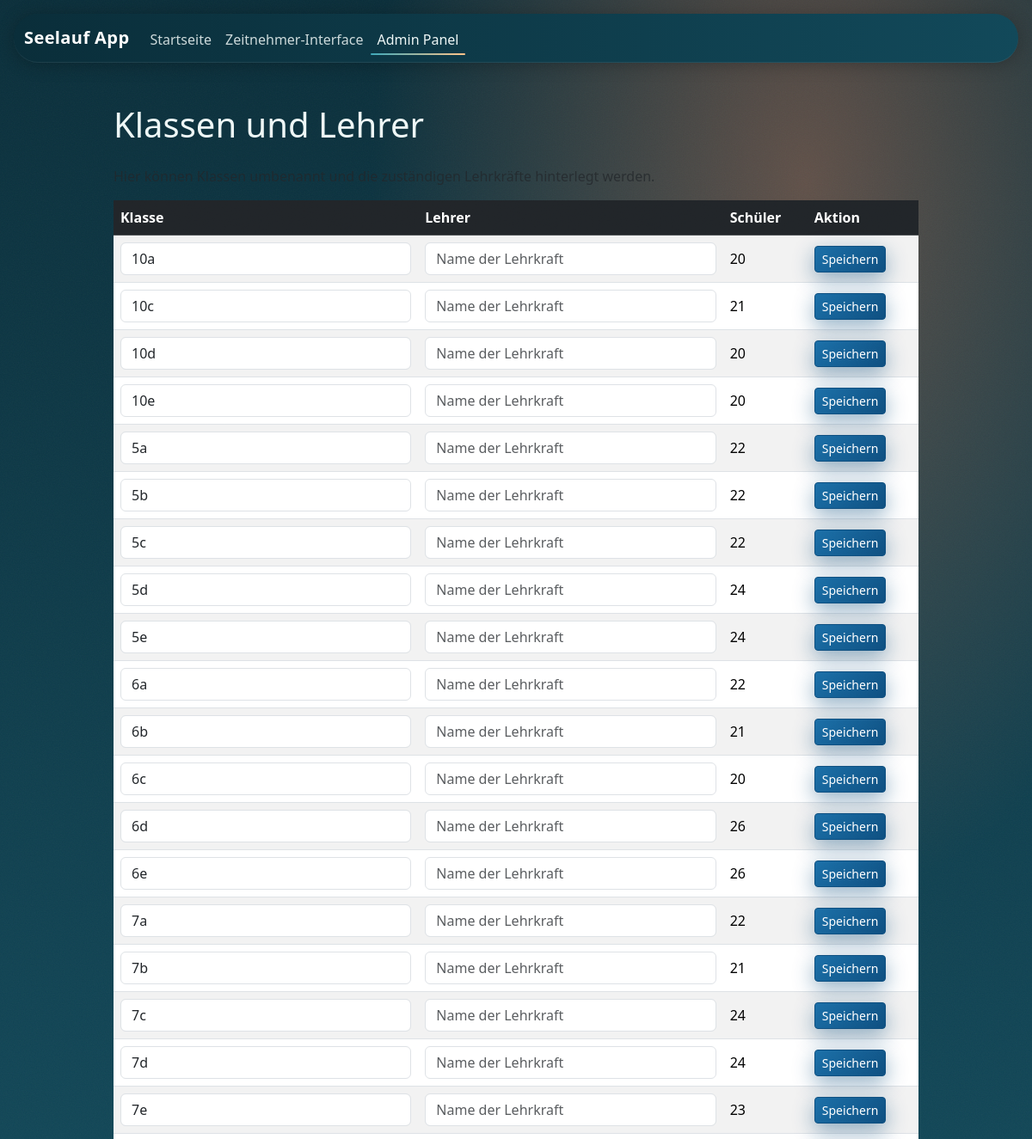
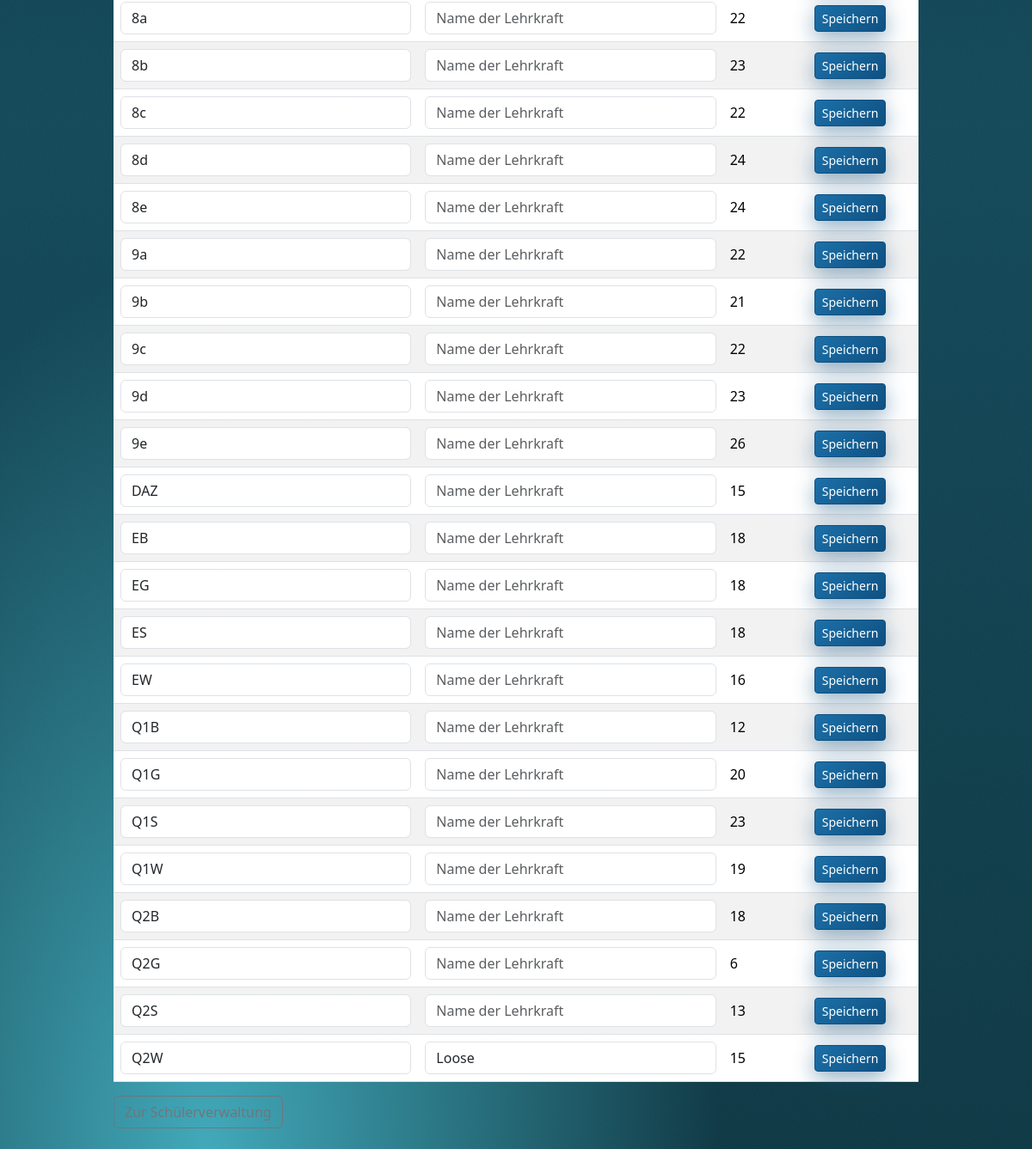
Screenshot of /admin/classes (signed in) with the database file from the repository (2 pictures, top to bottom).
### tables this page shows
CREATE TABLE classes (
                class_group TEXT PRIMARY KEY,
                teacher TEXT NOT NULL DEFAULT ''
            );

### routen/admin.py (the view, shortened to what this page needs)
@admin_bp.route('/classes', methods=['GET', 'POST'])
@login_required
def list_classes():
    return render_template('admin_classes.html', classes=db.get_classes())

### db.py (called while the page is built)
def get_database_path():
    return Path(os.getenv('DATABASE_PATH', DB_PATH)).resolve()

@contextmanager
def get_db_connection():
    db_path = get_database_path()
    db_path.parent.mkdir(parents=True, exist_ok=True)
    conn = sqlite3.connect(str(db_path), timeout=5.0)
    conn.row_factory = sqlite3.Row  # Rückgabe als dict-ähnliche Objekte
    conn.execute('PRAGMA foreign_keys = ON')  # Fremdschlüssel aktivieren
    conn.execute('PRAGMA journal_mode = WAL')  # Write-Ahead Logging für Stabilität
    try:
        yield conn
    except sqlite3.Error:
        conn.rollback()
        raise
    finally:
        conn.close()

def get_classes():
    with get_db_connection() as conn:
        cursor = conn.cursor()
        cursor.execute("""
            SELECT c.class_group, c.teacher, COUNT(s.id) AS student_count
            FROM classes c
            LEFT JOIN students s ON s.class_group = c.class_group
            GROUP BY c.class_group, c.teacher
            ORDER BY c.class_group
        """)
        return [dict(row) for row in cursor.fetchall()]

### routen/admin.py (called while the page is built)
def login_required(f):
    @wraps(f)
    def decorated_function(*args, **kwargs):
        if not session.get('admin_logged_in'):
            flash('Bitte melden Sie sich zuerst an.', 'warning')
            return redirect(url_for('admin.login'))
        return f(*args, **kwargs)
    return decorated_function

### templates/admin_classes.html (shortened to what this page needs)
{% extends "base.html" %}
{% block content %}
<div class="container py-4">
    <h1 class="mb-4">Klassen und Lehrer</h1>
    <p class="text-muted">Hier können Klassen umbenannt und die zuständigen Lehrkräfte hinterlegt werden.</p>
    <div class="table-responsive">
        <table class="table table-striped align-middle">
            <thead class="table-dark">
                <tr>
                    <th>Klasse</th>
                    <th>Lehrer</th>
                    <th>Schüler</th>
                    <th>Aktion</th>
                </tr>
            </thead>
            <tbody>
                {% for item in classes %}
                <tr>
                    {% set form_id = 'class-form-' ~ loop.index %}
                        <td>
                            <form id="{{ form_id }}" method="POST" action="{{ url_for('admin.list_classes') }}">
                                <input type="text" class="form-control" name="class_group" value="{{ item.class_group }}" required>
                            </form>
                        </td>
                        <td><input form="{{ form_id }}" type="text" class="form-control" name="teacher" value="{{ item.teacher }}" placeholder="Name der Lehrkraft"></td>
                        <td>{{ item.student_count }}</td>
                        <td><button form="{{ form_id }}" type="submit" class="btn btn-sm btn-admin">Speichern</button></td>
                </tr>
                {% endfor %}
            </tbody>
        </table>
    </div>
    <a href="{{ url_for('admin.list_students') }}" class="btn btn-outline-secondary">Zur Schülerverwaltung</a>
</div>
{% endblock %}

### templates/base.html (shortened to what this page needs)
<!DOCTYPE html>
<html lang="de">
<head>
    <link href="https://cdn.jsdelivr.net/npm/bootstrap@5.3.3/dist/css/bootstrap.min.css" rel="stylesheet">
    <link rel="stylesheet" href="{{ url_for('static', filename='css/custom.css') }}">
</head>
<body>
    <nav class="navbar navbar-expand-lg navbar-dark navbar-lake mb-4">
        <div class="container-fluid">
            <a class="navbar-brand" href="{{ url_for('main.index') }}">Seelauf App</a>
            <div class="collapse navbar-collapse" id="navbarNav">
                <ul class="navbar-nav me-auto mb-2 mb-lg-0">
                    <li class="nav-item">
                        <a class="nav-link{% if request.path == url_for('main.index') %} active{% endif %}" href="{{ url_for('main.index') }}">Startseite</a>
                    </li>
                    <li class="nav-item">
                        <a class="nav-link{% if request.path.startswith('/zeitmesser') %} active{% endif %}" href="{{ url_for('zeitmesser.zeitmesser') }}">Zeitnehmer‑Interface</a>
                    </li>
                    <li class="nav-item">
                        <a class="nav-link{% if request.path.startswith('/admin') %} active{% endif %}" href="{{ url_for('admin.dashboard') }}">Admin Panel</a>
                    </li>
                </ul>
            </div>
        </div>
    </nav>
    {% block content %}{% endblock %}
</body>
</html>

### static/css/custom.css (style rules this page uses)
:root { --lake-deep: #0a2e3a; --lake-mid: #12495a; --lake-glow: #3fa9ba; --sunrise: #ff8a5b; --sunrise-soft: #ffc48a; --foam: #eef7f6; }
html, body { min-height: 100%; }
body { padding-top: 0; position: relative; overflow-x: hidden; background: radial-gradient(60% 45% at 78% 8%, rgba(255, 138, 91, 0.35), transparent 70%), radial-gradient(90% 70% at 20% 100%, var(--lake-glow) 0%, transparent 55%), linear-gradient(180deg, var(--lake-deep) 0%, var(--lake-mid) 55%, #0d3844 100%); background-attachment: fixed; color: var(--foam); }
body::before { content: ""; position: fixed; inset: 0; pointer-events: none; opacity: 0.05; mix-blend-mode: overlay; }
body::after { content: ""; position: fixed; left: -10%; right: -10%; bottom: -4vh; height: 22vh; pointer-events: none; background-repeat: repeat-x; background-size: 1440px 220px; animation: drift 26s linear infinite; }
.navbar { position: sticky; top: 0; z-index: 1000; border-radius: 30px; margin-left: 1rem; margin-right: 1rem; margin-top: 1rem; }
.navbar-lake { background: linear-gradient(90deg, var(--lake-deep) 0%, var(--lake-mid) 100%); box-shadow: 0 2px 20px rgba(0, 0, 0, 0.25); border-bottom: 1px solid rgba(255, 255, 255, 0.08); }
.navbar-lake .navbar-brand { font-weight: 600; letter-spacing: 0.02em; }
.navbar-lake .nav-link { position: relative; padding-bottom: 4px; color: rgba(238, 247, 246, 0.85) !important; transition: color 0.25s ease; }
.navbar-lake .nav-link::after { content: ""; position: absolute; left: 0; bottom: -2px; width: 100%; height: 2px; background: linear-gradient(90deg, var(--sunrise), var(--sunrise-soft)); border-radius: 2px; transform: scaleX(0); transform-origin: left; transition: transform 0.35s ease; }
.navbar-lake .nav-link.active { color: var(--foam) !important; font-weight: 500; }
.navbar-lake .nav-link.active::after { transform: scaleX(1); background: linear-gradient(90deg, var(--lake-glow), var(--sunrise-soft)); }
.container { max-width: 960px; }
.btn-admin { background: linear-gradient(135deg, #1b6fa8, #0e4f80); border-color: #0e4f80; color: white; box-shadow: 0 8px 24px rgba(14, 79, 128, 0.45); transition: transform 0.2s ease, box-shadow 0.2s ease, background 0.3s ease; }

### rows the page displays
classes: class_group "10a", student_count "20"
classes: class_group "10c", student_count "21"
classes: class_group "10d", student_count "20"
classes: class_group "10e", student_count "20"
classes: class_group "5a", student_count "22"
classes: class_group "5b", student_count "22"
classes: class_group "5c", student_count "22"
classes: class_group "5d", student_count "24"
classes: class_group "5e", student_count "24"
classes: class_group "6a", student_count "22"
classes: class_group "6b", student_count "21"
classes: class_group "6c", student_count "20"
classes: class_group "6d", student_count "26"
classes: class_group "6e", student_count "26"
classes: class_group "7a", student_count "22"
classes: class_group "7b", student_count "21"
classes: class_group "7c", student_count "24"
classes: class_group "7d", student_count "24"
classes: class_group "7e", student_count "23"
classes: class_group "8a", student_count "22"
classes: class_group "8b", student_count "23"
classes: class_group "8c", student_count "22"
classes: class_group "8d", student_count "24"
classes: class_group "8e", student_count "24"
classes: class_group "9a", student_count "22"
classes: class_group "9b", student_count "21"
classes: class_group "9c", student_count "22"
classes: class_group "9d", student_count "23"
classes: class_group "9e", student_count "26"
classes: class_group "DAZ", student_count "15"
classes: class_group "EB", student_count "18"
classes: class_group "EG", student_count "18"
classes: class_group "ES", student_count "18"
classes: class_group "EW", student_count "16"
classes: class_group "Q1B", student_count "12"
classes: class_group "Q1G", student_count "20"
classes: class_group "Q1S", student_count "23"
classes: class_group "Q1W", student_count "19"
classes: class_group "Q2B", student_count "18"
classes: class_group "Q2G", student_count "6"
classes: class_group "Q2S", student_count "13"
classes: class_group "Q2W", teacher "Loose", student_count "15"
